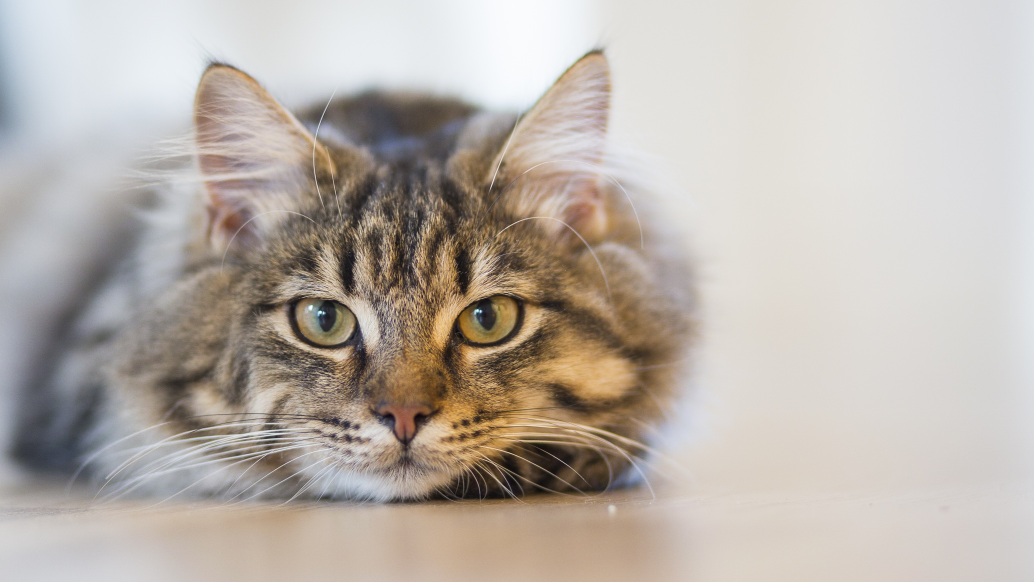
#> input picture basic_tutorial/cat.jpeg, 2067 x 1163 px (shown at 1/2 size)
$ jupyter execute --allow-errors '入門-image.ipynb'
#> lines starting #> are read from the running program, lines starting #| are printed output that depends on the picture; after the words box and inside, x2 and y2 are one past the last pixel; in counts of white or black regions, pixels touching at a corner belong together
圖片來源 https://www.pexels.com

[cell 1]
import cv2
import matplotlib.pyplot as plt

import numpy as np

# read image as numpy array

[cell 2]
# numpy array with BGR format
img = cv2.imread('cat.jpeg')
#> img is the input picture: shape (1163, 2067, 3); mean B, G, R 170.6, 178, 186

# numpy array with RGB format
img = plt.imread('cat.jpeg')

print(img.shape)
#| (1163, 2067, 3)

# save image

[cell 3]
img = cv2.imread('cat.jpeg')
cv2.imwrite('cat.png', img)
#> Out = True

# print image

[cell 4]
plt.imshow(img)
plt.show()

# image resize

[cell 5]
tmp = cv2.resize(img, (256, 256))
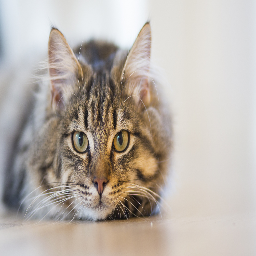
#> tmp: shape (256, 256, 3); mean B, G, R 170.5, 177.9, 185.9

plt.imshow(tmp)
plt.show()

# rotate 90

[cell 6]
tmp = np.rot90(img, 1)
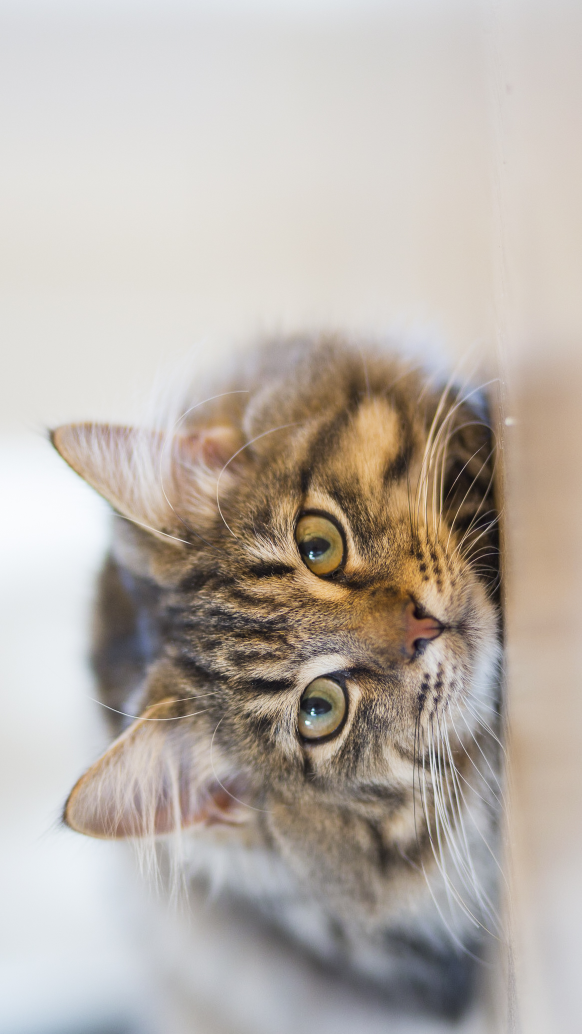
#> tmp: shape (2067, 1163, 3) (shown at 1/2 size); mean B, G, R 170.6, 178, 186

plt.imshow(tmp)
plt.show()

# clip

[cell 7]
tmp = img[:, :1500]
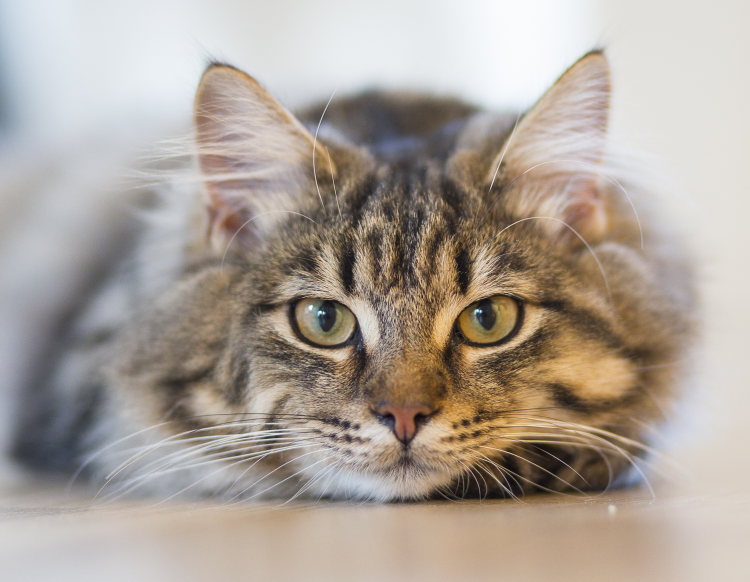
#> tmp: shape (1163, 1500, 3) (shown at 1/2 size); mean B, G, R 154.2, 163, 172.8

plt.imshow(tmp)
plt.show()

# to grayscale

[cell 8]
tmp = cv2.cvtColor(img, cv2.COLOR_RGB2GRAY)
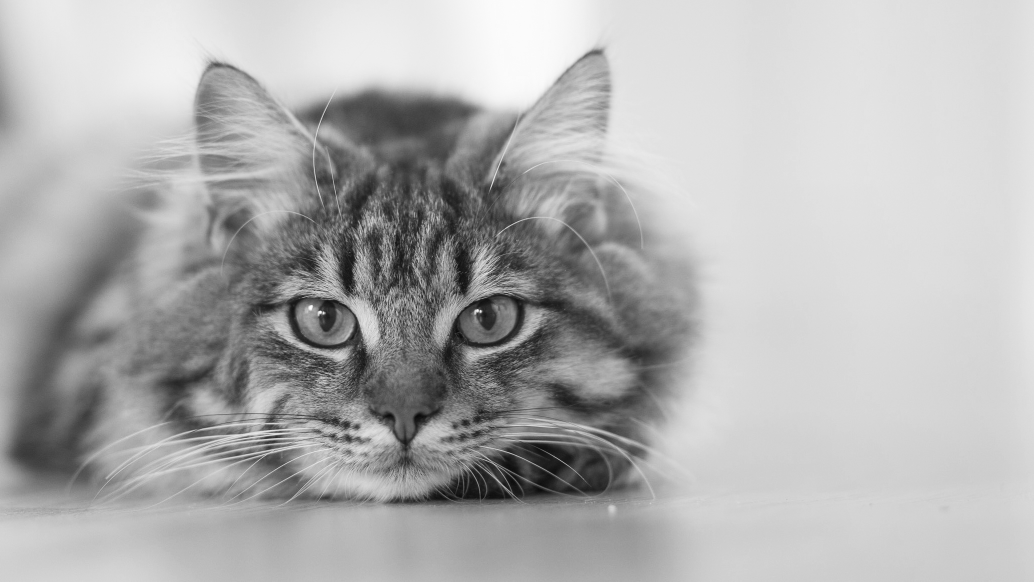
#> tmp: shape (1163, 2067) (shown at 1/2 size); min 6, max 254, mean 176.7

plt.imshow(tmp, cmap='gray')
plt.show()

[cell 9]
tmp = cv2.imread('cat.jpeg', 0)
#> tmp: shape (1163, 2067); min 8, max 254, mean 179.5

plt.imshow(tmp, cmap='gray')
plt.show()

# thresholding

[cell 10]
tmp = cv2.cvtColor(img, cv2.COLOR_RGB2GRAY)

ret,tmp = cv2.threshold(tmp,127,255,cv2.THRESH_BINARY)
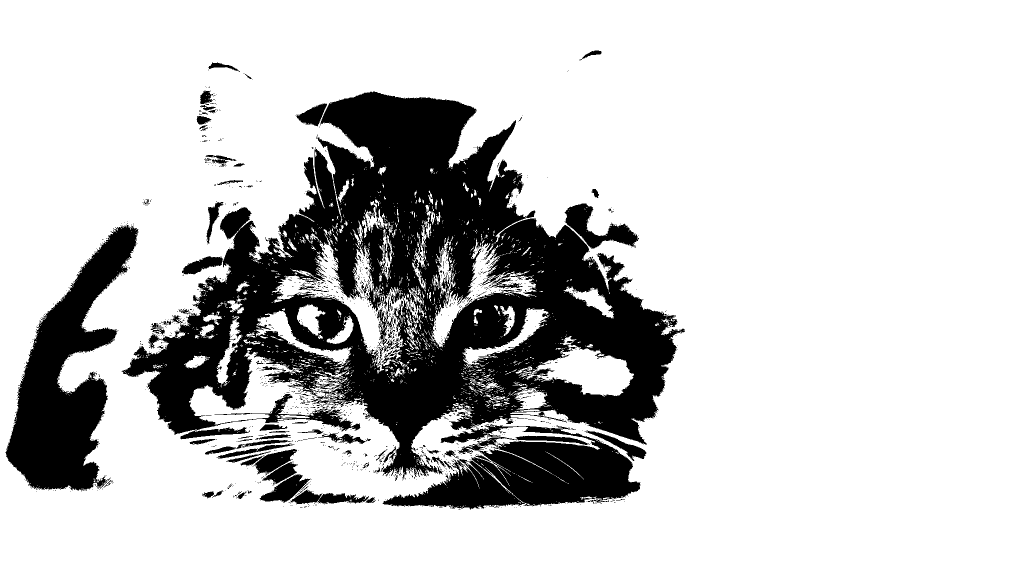
#> tmp: shape (1163, 2067) (shown at 1/2 size); 79.4% white; 1425 black regions (1325 under 20 px), largest, box (x1, y1, x2, y2) and area: (244, 183, 1370, 1019) 399257, (12, 450, 277, 981) 60731, (1129, 407, 1278, 497) 5209

plt.imshow(tmp, cmap='gray')
plt.show()

[cell 11]
tmp = cv2.cvtColor(img, cv2.COLOR_RGB2GRAY)

ret,tmp = cv2.threshold(tmp, 0, 255, cv2.THRESH_BINARY+cv2.THRESH_OTSU)
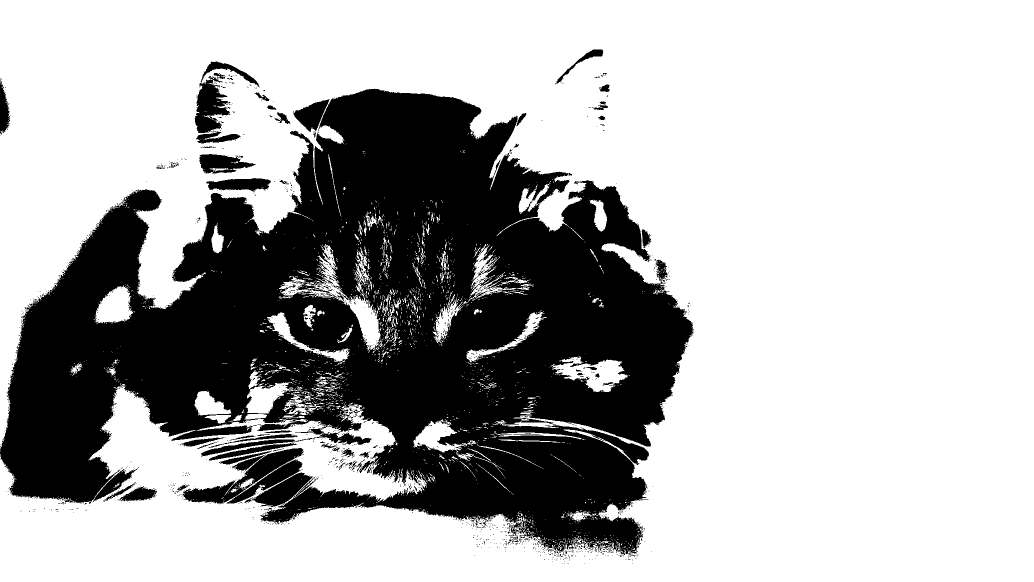
#> tmp: shape (1163, 2067) (shown at 1/2 size); 69.3% white; 1282 black regions (1210 under 20 px), largest, box (x1, y1, x2, y2) and area: (0, 177, 1387, 1114) 697785, (365, 896, 608, 1008) 10362, (389, 123, 520, 266) 5868
#> ret = 157

plt.imshow(tmp, cmap='gray')
plt.show()

# add noise

[cell 12]
noise = [np.random.randint(0, i - 1, int(100000)) for i in img.shape[:2]]
tmp = img[:]
#> (the rest of this cell did not finish here and is left out)

# blur

[cell 13]
tmp = cv2.GaussianBlur(img,(51, 51), 0)
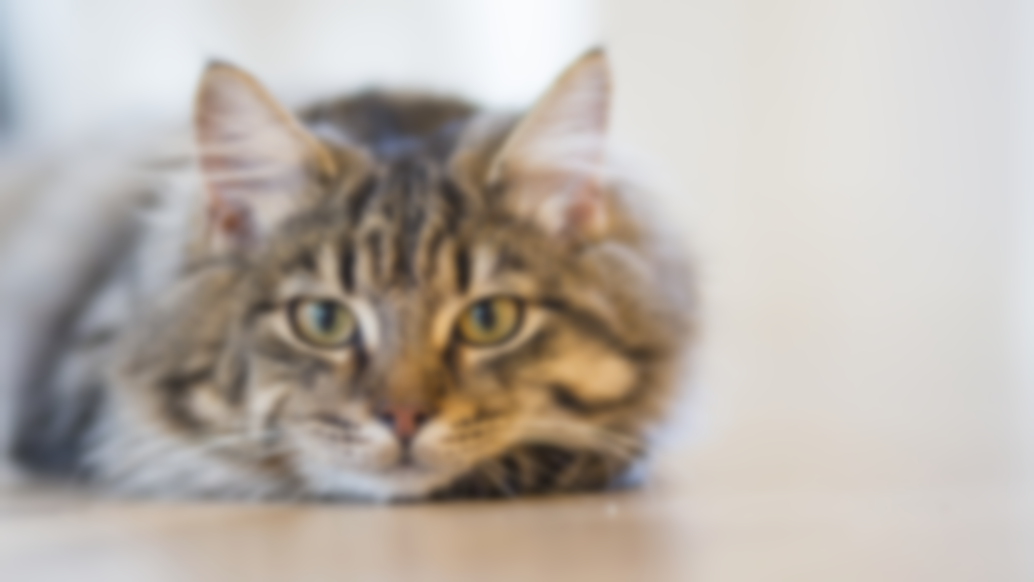
#> tmp: shape (1163, 2067, 3) (shown at 1/2 size); mean B, G, R 170.6, 178, 186

plt.imshow(tmp)
plt.show()

[cell 14]
tmp = cv2.medianBlur(img, 21)

plt.imshow(tmp)
plt.show()

[cell 15]
# add noise
noise = [np.random.randint(0, i - 1, int(100000)) for i in img.shape[:2]]
tmp = img[:]
#> (the rest of this cell did not finish here and is left out)

# edge detection

[cell 16]
tmp = cv2.imread('cat2.jpg', 0)
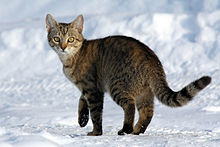
#> input picture basic_tutorial/cat2.jpg, 220 x 147 px
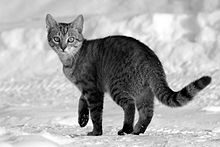
#> tmp: shape (147, 220); min 0, max 255, mean 168.7
edges = cv2.Canny(tmp,100,200)
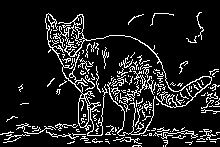
#> edges: shape (147, 220); 12% white in thin lines or dots

plt.imshow(tmp, cmap='gray')
plt.show()
plt.imshow(edges, cmap='gray')
plt.show()
